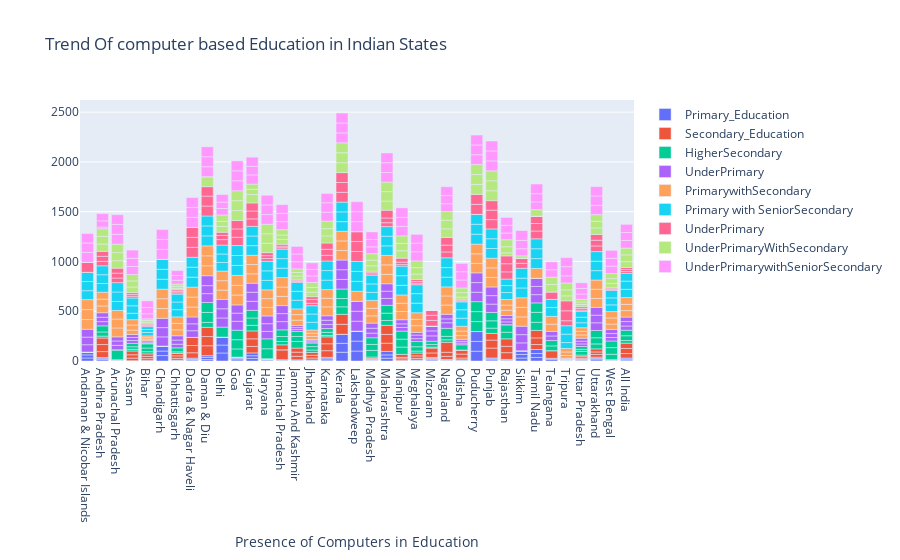

Source (notebook cell):
### Code cell
x = comp1.State_UT

trace_1 = {
    'x':x,
    'y':comp1.Primary_Only,
    'name':'Primary_Education',
    'type':'bar'
};
trace_2 = {
    'x':x,
    'y':comp1.Sec_Only,
    'name':'Secondary_Education',
    'type':'bar'
};
trace_3 = {
    'x':x,
    'y':comp1.HrSec_Only,
    'name':'HigherSecondary',
    'type':'bar',
};
trace_4 = {
    'x':x,
    'y':comp1.Primary_with_U_Primary,
    'name':'UnderPrimary',
    'type':'bar',
};
trace_5 = {
    'x':x,
    'y': comp1.Primary_with_U_Primary_Sec,
    'name':'PrimarywithSecondary',
    'type':'bar',
};
trace_6 = {
    'x':x,
    'y':comp1.Primary_with_U_Primary_Sec_HrSec,
    'name':'Primary with SeniorSecondary',
    'type':'bar'
};
trace_7 = {
    'x':x,
    'y':comp1.U_Primary_Only,
    'name':'UnderPrimary',
    'type':'bar',
};
trace_8 = {
    'x':x,
    'y':comp1.U_Primary_With_Sec,
    'name':'UnderPrimaryWithSecondary',
    'type':'bar'
};
trace_9 = {
    'x':x,
    'y':comp1.U_Primary_With_Sec_HrSec,
    'name':'UnderPrimarywithSeniorSecondary',
    'type':'bar'
};
data = [trace_1,trace_2,trace_3,trace_4,trace_5,trace_6,trace_7,trace_8,trace_9]
layout = {
    'xaxis':{'title':' Presence of Computers in Education'},
    'barmode':'relative',
    'title':'Trend Of computer based Education in Indian States',
}
fig = go.Figure(data = data,layout=layout)

iplot(fig)

### Figure 1 — Plotly figure (JSON) as saved in the notebook; plotly's stock layout.template omitted (floating-point values rounded to 4 significant figures)
{"data": [{"name": "Primary_Education", "type": "bar", "x": ["Andaman & Nicobar Islands", "Andaman & Nicobar Islands", "Andaman & Nicobar Islands", "Andhra Pradesh", "Andhra Pradesh", "Andhra Pradesh", "Arunachal Pradesh", "Arunachal Pradesh", "Arunachal Pradesh", "Assam", "Assam", "Assam", "Bihar", "Bihar", "Bihar", "Chandigarh", "Chandigarh", "Chandigarh", "Chhattisgarh", "Chhattisgarh", "Chhattisgarh", "Dadra & Nagar Haveli", "Dadra & Nagar Haveli", "Dadra & Nagar Haveli", "Daman & Diu", "Daman & Diu", "Daman & Diu", "Delhi", "Delhi", "Delhi", "Goa", "Goa", "Goa", "Gujarat", "Gujarat", "Gujarat", "Haryana", "Haryana", "Haryana", "Himachal Pradesh", "Himachal Pradesh", "Himachal Pradesh", "Jammu And Kashmir", "Jammu And Kashmir", "Jammu And Kashmir", "Jharkhand", "Jharkhand", "Jharkhand", "Karnataka", "Karnataka", "Karnataka", "Kerala", "Kerala", "Kerala", "Lakshadweep", "Lakshadweep", "Lakshadweep", "Madhya Pradesh", "Madhya Pradesh", "Madhya Pradesh", "Maharashtra", "Maharashtra", "Maharashtra", "Manipur", "Manipur", "Manipur", "Meghalaya", "Meghalaya", "Meghalaya", "Mizoram", "Mizoram", "Mizoram", "Nagaland", "Nagaland", "Nagaland", "Odisha", "Odisha", "Odisha", "Puducherry", "Puducherry", "Puducherry", "Punjab", "Punjab", "Punjab", "Rajasthan", "Rajasthan", "Rajasthan", "Sikkim", "Sikkim", "Sikkim", "Tamil Nadu", "Tamil Nadu", "Tamil Nadu", "Telangana", "Telangana", "Tripura", "Tripura", "Tripura", "Uttar Pradesh", "Uttar Pradesh", "Uttar Pradesh", "Uttarakhand", "Uttarakhand", "Uttarakhand", "West Bengal", "West Bengal", "West Bengal", "All India", "All India", "All India"], "y": [30.4, 30.94, 28.44, 12.73, 10.29, 11.47, 4.32, 4.06, 4.06, 1.08, 1.13, 1.18, 1.42, 2.29, 2.37, 54.55, 45.45, 50, 2.64, 3.3, 3.02, 8.84, 7.39, 11.86, 14.55, 21.67, 16.95, 80.55, 79.65, 80.18, 12.02, 13.62, 13.87, 24.74, 28.28, 28.11, 7.43, 7.47, 7.85, 3.75, 4.3, 4.71, 3.6, 3.74, 4.12, 3.1, 3.25, 3.48, 9.94, 13.2, 13.3, 87.96, 89.64, 90.95, 100, 100, 100, 3.33, 3.53, 2.9, 28.6, 32.52, 35.48, 2.13, 1.82, 2.17, 2.97, 3.23, 3.54, 9.21, 8.31, 8.52, 4.98, 4.97, 5.53, 3.91, 3.58, 3.71, 98.56, 98.25, 99.28, 10.64, 10.29, 9.23, 4.51, 5.29, 5.91, 29.92, 35.94, 36.97, 35.51, 39.86, 40.14, 18.17, 9.06, 3.59, 4.36, 4.52, 5.53, 6.43, 6.67, 12.78, 13.17, 12.86, 3.94, 4.55, 4.69, 9.25, 10.32, 10.36]}, {"name": "Secondary_Education", "type": "bar", "x": ["Andaman & Nicobar Islands", "Andaman & Nicobar Islands", "Andaman & Nicobar Islands", "Andhra Pradesh", "Andhra Pradesh", "Andhra Pradesh", "Arunachal Pradesh", "Arunachal Pradesh", "Arunachal Pradesh", "Assam", "Assam", "Assam", "Bihar", "Bihar", "Bihar", "Chandigarh", "Chandigarh", "Chandigarh", "Chhattisgarh", "Chhattisgarh", "Chhattisgarh", "Dadra & Nagar Haveli", "Dadra & Nagar Haveli", "Dadra & Nagar Haveli", "Daman & Diu", "Daman & Diu", "Daman & Diu", "Delhi", "Delhi", "Delhi", "Goa", "Goa", "Goa", "Gujarat", "Gujarat", "Gujarat", "Haryana", "Haryana", "Haryana", "Himachal Pradesh", "Himachal Pradesh", "Himachal Pradesh", "Jammu And Kashmir", "Jammu And Kashmir", "Jammu And Kashmir", "Jharkhand", "Jharkhand", "Jharkhand", "Karnataka", "Karnataka", "Karnataka", "Kerala", "Kerala", "Kerala", "Lakshadweep", "Lakshadweep", "Lakshadweep", "Madhya Pradesh", "Madhya Pradesh", "Madhya Pradesh", "Maharashtra", "Maharashtra", "Maharashtra", "Manipur", "Manipur", "Manipur", "Meghalaya", "Meghalaya", "Meghalaya", "Mizoram", "Mizoram", "Mizoram", "Nagaland", "Nagaland", "Nagaland", "Odisha", "Odisha", "Odisha", "Puducherry", "Puducherry", "Puducherry", "Punjab", "Punjab", "Punjab", "Rajasthan", "Rajasthan", "Rajasthan", "Sikkim", "Sikkim", "Sikkim", "Tamil Nadu", "Tamil Nadu", "Tamil Nadu", "Telangana", "Telangana", "Tripura", "Tripura", "Tripura", "Uttar Pradesh", "Uttar Pradesh", "Uttar Pradesh", "Uttarakhand", "Uttarakhand", "Uttarakhand", "West Bengal", "West Bengal", "West Bengal", "All India", "All India", "All India"], "y": [0, 0, 0, 60, 70.97, 65.22, 0, 0, 0, 25.89, 33.32, 37.77, 17.77, 23.02, 24.19, 0, 0, 0, 17.77, 25.11, 26.11, 54.55, 72.73, 81.82, 100, 92.31, 92.31, 0, 0, 0, 0, 0, 0, 65.19, 76.47, 79.39, 0, 0, 0, 100, 0, 50, 35.29, 41.94, 41.18, 19.67, 27.34, 28.91, 67.04, 69.92, 69.32, 0, 100, 100, 0, 0, 0, 5.88, 9.86, 14.51, 82.24, 88.43, 90.49, 15.91, 14.63, 30, 16.78, 24.78, 28.79, 9.97, 44.75, 48.94, 30.88, 41.67, 100, 18.32, 39.91, 41.13, 0, 0, 0, 100, 80, 66.67, 68, 64, 75, 0, 0, 0, 50, 66.67, 75, 76.47, 0, 0, 0, 0, 9.37, 15.5, 16.23, 27.34, 24.89, 30.64, 0, 0, 0, 44.8, 51.27, 53.05]}, {"name": "HigherSecondary", "type": "bar", "x": ["Andaman & Nicobar Islands", "Andaman & Nicobar Islands", "Andaman & Nicobar Islands", "Andhra Pradesh", "Andhra Pradesh", "Andhra Pradesh", "Arunachal Pradesh", "Arunachal Pradesh", "Arunachal Pradesh", "Assam", "Assam", "Assam", "Bihar", "Bihar", "Bihar", "Chandigarh", "Chandigarh", "Chandigarh", "Chhattisgarh", "Chhattisgarh", "Chhattisgarh", "Dadra & Nagar Haveli", "Dadra & Nagar Haveli", "Dadra & Nagar Haveli", "Daman & Diu", "Daman & Diu", "Daman & Diu", "Delhi", "Delhi", "Delhi", "Goa", "Goa", "Goa", "Gujarat", "Gujarat", "Gujarat", "Haryana", "Haryana", "Haryana", "Himachal Pradesh", "Himachal Pradesh", "Himachal Pradesh", "Jammu And Kashmir", "Jammu And Kashmir", "Jammu And Kashmir", "Jharkhand", "Jharkhand", "Jharkhand", "Karnataka", "Karnataka", "Karnataka", "Kerala", "Kerala", "Kerala", "Lakshadweep", "Lakshadweep", "Lakshadweep", "Madhya Pradesh", "Madhya Pradesh", "Madhya Pradesh", "Maharashtra", "Maharashtra", "Maharashtra", "Manipur", "Manipur", "Manipur", "Meghalaya", "Meghalaya", "Meghalaya", "Mizoram", "Mizoram", "Mizoram", "Nagaland", "Nagaland", "Nagaland", "Odisha", "Odisha", "Odisha", "Puducherry", "Puducherry", "Puducherry", "Punjab", "Punjab", "Punjab", "Rajasthan", "Rajasthan", "Rajasthan", "Sikkim", "Sikkim", "Sikkim", "Tamil Nadu", "Tamil Nadu", "Tamil Nadu", "Telangana", "Telangana", "Tripura", "Tripura", "Tripura", "Uttar Pradesh", "Uttar Pradesh", "Uttar Pradesh", "Uttarakhand", "Uttarakhand", "Uttarakhand", "West Bengal", "West Bengal", "West Bengal", "All India", "All India", "All India"], "y": [0, 0, 0, 19.32, 41.6, 61.43, 100, 0, 0, 16.93, 25.69, 33.62, 22.5, 36.74, 42.08, 0, 0, 0, 0, 14.29, 40, 0, 0, 0, 50, 100, 100, 0, 0, 100, 81.58, 92.94, 95.56, 56.36, 73.54, 77.22, 0, 100, 100, 33.33, 50, 66.67, 66.67, 50, 50, 24.58, 34.38, 36.02, 13.97, 31.38, 37.82, 75.68, 83.64, 95.38, 0, 0, 0, 66.67, 60, 66.67, 49.47, 73.75, 78.35, 73.58, 79.63, 80.6, 20, 43.3, 52.27, 9.73, 27.27, 31.88, 25, 34.78, 80.95, 0, 0, 52.61, 100, 100, 100, 53.42, 73.53, 83.92, 66.67, 75, 0, 0, 0, 0, 81.82, 100, 94.74, 48.03, 53.67, 0, 0, 0, 37.5, 20, 28.57, 50, 61.54, 73.33, 54.55, 66.67, 66.67, 26.65, 47.96, 55.72]}, {"name": "UnderPrimary", "type": "bar", "x": ["Andaman & Nicobar Islands", "Andaman & Nicobar Islands", "Andaman & Nicobar Islands", "Andhra Pradesh", "Andhra Pradesh", "Andhra Pradesh", "Arunachal Pradesh", "Arunachal Pradesh", "Arunachal Pradesh", "Assam", "Assam", "Assam", "Bihar", "Bihar", "Bihar", "Chandigarh", "Chandigarh", "Chandigarh", "Chhattisgarh", "Chhattisgarh", "Chhattisgarh", "Dadra & Nagar Haveli", "Dadra & Nagar Haveli", "Dadra & Nagar Haveli", "Daman & Diu", "Daman & Diu", "Daman & Diu", "Delhi", "Delhi", "Delhi", "Goa", "Goa", "Goa", "Gujarat", "Gujarat", "Gujarat", "Haryana", "Haryana", "Haryana", "Himachal Pradesh", "Himachal Pradesh", "Himachal Pradesh", "Jammu And Kashmir", "Jammu And Kashmir", "Jammu And Kashmir", "Jharkhand", "Jharkhand", "Jharkhand", "Karnataka", "Karnataka", "Karnataka", "Kerala", "Kerala", "Kerala", "Lakshadweep", "Lakshadweep", "Lakshadweep", "Madhya Pradesh", "Madhya Pradesh", "Madhya Pradesh", "Maharashtra", "Maharashtra", "Maharashtra", "Manipur", "Manipur", "Manipur", "Meghalaya", "Meghalaya", "Meghalaya", "Mizoram", "Mizoram", "Mizoram", "Nagaland", "Nagaland", "Nagaland", "Odisha", "Odisha", "Odisha", "Puducherry", "Puducherry", "Puducherry", "Punjab", "Punjab", "Punjab", "Rajasthan", "Rajasthan", "Rajasthan", "Sikkim", "Sikkim", "Sikkim", "Tamil Nadu", "Tamil Nadu", "Tamil Nadu", "Telangana", "Telangana", "Tripura", "Tripura", "Tripura", "Uttar Pradesh", "Uttar Pradesh", "Uttar Pradesh", "Uttarakhand", "Uttarakhand", "Uttarakhand", "West Bengal", "West Bengal", "West Bengal", "All India", "All India", "All India"], "y": [73.68, 76.54, 78.57, 42.72, 44.15, 44.81, 45.05, 43.83, 41.2, 29.12, 30.75, 29.69, 7.61, 11.15, 12.87, 92.31, 93.1, 93.1, 36.63, 41.44, 43.42, 66.94, 69.29, 68.75, 88.89, 80, 100, 91.82, 92.41, 93.81, 89.66, 81.82, 82.19, 90.44, 90.99, 90.76, 74.87, 77.03, 77.72, 82.75, 80.51, 80.58, 18.94, 19.8, 20.62, 10.89, 12.14, 13.09, 40.01, 43.71, 44.75, 96.61, 97.21, 97.12, 100, 100, 100, 46.61, 49.5, 51.23, 69.2, 72.86, 74.64, 36.23, 36.6, 41.38, 28.57, 36.18, 27.32, 53.92, 49.87, 48.59, 55.35, 38.84, 46.44, 17.07, 18.47, 19.44, 94.74, 96.84, 97.67, 83.96, 84.88, 87.18, 28.78, 31.02, 32.75, 79.4, 82.28, 84.93, 82.59, 82.42, 82.12, 46.08, 45.75, 4.33, 5.06, 5.95, 25.63, 27.71, 29.88, 77.16, 76.76, 78.03, 34.84, 39.79, 41.56, 42.14, 44.39, 45.46]}, {"name": "PrimarywithSecondary", "type": "bar", "x": ["Andaman & Nicobar Islands", "Andaman & Nicobar Islands", "Andaman & Nicobar Islands", "Andhra Pradesh", "Andhra Pradesh", "Andhra Pradesh", "Arunachal Pradesh", "Arunachal Pradesh", "Arunachal Pradesh", "Assam", "Assam", "Assam", "Bihar", "Bihar", "Bihar", "Chandigarh", "Chandigarh", "Chandigarh", "Chhattisgarh", "Chhattisgarh", "Chhattisgarh", "Dadra & Nagar Haveli", "Dadra & Nagar Haveli", "Dadra & Nagar Haveli", "Daman & Diu", "Daman & Diu", "Daman & Diu", "Delhi", "Delhi", "Delhi", "Goa", "Goa", "Goa", "Gujarat", "Gujarat", "Gujarat", "Haryana", "Haryana", "Haryana", "Himachal Pradesh", "Himachal Pradesh", "Himachal Pradesh", "Jammu And Kashmir", "Jammu And Kashmir", "Jammu And Kashmir", "Jharkhand", "Jharkhand", "Jharkhand", "Karnataka", "Karnataka", "Karnataka", "Kerala", "Kerala", "Kerala", "Lakshadweep", "Lakshadweep", "Lakshadweep", "Madhya Pradesh", "Madhya Pradesh", "Madhya Pradesh", "Maharashtra", "Maharashtra", "Maharashtra", "Manipur", "Manipur", "Manipur", "Meghalaya", "Meghalaya", "Meghalaya", "Mizoram", "Mizoram", "Mizoram", "Nagaland", "Nagaland", "Nagaland", "Odisha", "Odisha", "Odisha", "Puducherry", "Puducherry", "Puducherry", "Punjab", "Punjab", "Punjab", "Rajasthan", "Rajasthan", "Rajasthan", "Sikkim", "Sikkim", "Sikkim", "Tamil Nadu", "Tamil Nadu", "Tamil Nadu", "Telangana", "Telangana", "Tripura", "Tripura", "Tripura", "Uttar Pradesh", "Uttar Pradesh", "Uttar Pradesh", "Uttarakhand", "Uttarakhand", "Uttarakhand", "West Bengal", "West Bengal", "West Bengal", "All India", "All India", "All India"], "y": [97.92, 100, 100, 68.18, 68.38, 69.92, 89.11, 89.62, 86.16, 44.8, 50.5, 53.37, 14.94, 15.39, 17.97, 98.57, 98.55, 95.71, 59.14, 64.96, 65.37, 100, 100, 100, 100, 100, 100, 93.82, 94.38, 96.54, 99.35, 97.11, 100, 93.98, 93.74, 92.21, 86.07, 87.93, 88.58, 92.28, 93.88, 94.88, 54.55, 55.51, 57.37, 30.52, 31.59, 32.44, 89.17, 86.25, 87.54, 95.54, 96.4, 96.59, 0, 0, 100, 72.89, 76.23, 78.94, 94.48, 94.93, 95.32, 82.31, 83.12, 83.29, 67.44, 63.16, 66.36, 0, 0, 0, 92.93, 90.85, 91.29, 36.98, 46.18, 47.74, 95.6, 95.65, 96.99, 95.34, 96.53, 97.16, 53.79, 50.58, 56.17, 93.6, 95.56, 96.32, 0, 0, 98.6, 72.62, 78.65, 27.3, 35.81, 34.91, 32.81, 36.18, 36.18, 90.07, 92.72, 92.07, 54.02, 61.28, 63.91, 64.69, 62.66, 68.67]}, {"name": "Primary with SeniorSecondary", "type": "bar", "x": ["Andaman & Nicobar Islands", "Andaman & Nicobar Islands", "Andaman & Nicobar Islands", "Andhra Pradesh", "Andhra Pradesh", "Andhra Pradesh", "Arunachal Pradesh", "Arunachal Pradesh", "Arunachal Pradesh", "Assam", "Assam", "Assam", "Bihar", "Bihar", "Bihar", "Chandigarh", "Chandigarh", "Chandigarh", "Chhattisgarh", "Chhattisgarh", "Chhattisgarh", "Dadra & Nagar Haveli", "Dadra & Nagar Haveli", "Dadra & Nagar Haveli", "Daman & Diu", "Daman & Diu", "Daman & Diu", "Delhi", "Delhi", "Delhi", "Goa", "Goa", "Goa", "Gujarat", "Gujarat", "Gujarat", "Haryana", "Haryana", "Haryana", "Himachal Pradesh", "Himachal Pradesh", "Himachal Pradesh", "Jammu And Kashmir", "Jammu And Kashmir", "Jammu And Kashmir", "Jharkhand", "Jharkhand", "Jharkhand", "Karnataka", "Karnataka", "Karnataka", "Kerala", "Kerala", "Kerala", "Lakshadweep", "Lakshadweep", "Lakshadweep", "Madhya Pradesh", "Madhya Pradesh", "Madhya Pradesh", "Maharashtra", "Maharashtra", "Maharashtra", "Manipur", "Manipur", "Manipur", "Meghalaya", "Meghalaya", "Meghalaya", "Mizoram", "Mizoram", "Mizoram", "Nagaland", "Nagaland", "Nagaland", "Odisha", "Odisha", "Odisha", "Puducherry", "Puducherry", "Puducherry", "Punjab", "Punjab", "Punjab", "Rajasthan", "Rajasthan", "Rajasthan", "Sikkim", "Sikkim", "Sikkim", "Tamil Nadu", "Tamil Nadu", "Tamil Nadu", "Telangana", "Telangana", "Tripura", "Tripura", "Tripura", "Uttar Pradesh", "Uttar Pradesh", "Uttar Pradesh", "Uttarakhand", "Uttarakhand", "Uttarakhand", "West Bengal", "West Bengal", "West Bengal", "All India", "All India", "All India"], "y": [89.74, 92.11, 92.5, 86.99, 88.46, 89.47, 90.63, 95.24, 94.03, 64.75, 75, 78.23, 35.15, 28.91, 29, 100, 100, 100, 72.35, 76.93, 79.3, 100, 100, 100, 100, 100, 100, 86.61, 84.91, 89.69, 100, 100, 100, 96.98, 97.15, 96.94, 94.8, 95.74, 96.01, 94.83, 95.58, 95.75, 87.03, 89.38, 90.12, 77.61, 82.92, 82.93, 94.92, 96.12, 96.2, 97.23, 97.87, 98.16, 100, 100, 100, 80.74, 84.99, 87.7, 96.11, 96.61, 96.72, 96.55, 96.81, 96, 96.15, 95.65, 89.66, 0, 0, 0, 97.75, 95.92, 98.1, 80.99, 84.96, 78.98, 100, 100, 100, 97.2, 98.06, 98.65, 70.33, 69.82, 65.61, 98.65, 98.77, 98.75, 98.96, 99.21, 99.85, 88.64, 81.29, 59.63, 84.15, 84.55, 49.98, 55.9, 56.49, 94.2, 94.78, 96.51, 67.19, 70.27, 75.71, 82.67, 81.96, 79.06]}, {"name": "UnderPrimary", "type": "bar", "x": ["Andaman & Nicobar Islands", "Andaman & Nicobar Islands", "Andaman & Nicobar Islands", "Andhra Pradesh", "Andhra Pradesh", "Andhra Pradesh", "Arunachal Pradesh", "Arunachal Pradesh", "Arunachal Pradesh", "Assam", "Assam", "Assam", "Bihar", "Bihar", "Bihar", "Chandigarh", "Chandigarh", "Chandigarh", "Chhattisgarh", "Chhattisgarh", "Chhattisgarh", "Dadra & Nagar Haveli", "Dadra & Nagar Haveli", "Dadra & Nagar Haveli", "Daman & Diu", "Daman & Diu", "Daman & Diu", "Delhi", "Delhi", "Delhi", "Goa", "Goa", "Goa", "Gujarat", "Gujarat", "Gujarat", "Haryana", "Haryana", "Haryana", "Himachal Pradesh", "Himachal Pradesh", "Himachal Pradesh", "Jammu And Kashmir", "Jammu And Kashmir", "Jammu And Kashmir", "Jharkhand", "Jharkhand", "Jharkhand", "Karnataka", "Karnataka", "Karnataka", "Kerala", "Kerala", "Kerala", "Lakshadweep", "Lakshadweep", "Lakshadweep", "Madhya Pradesh", "Madhya Pradesh", "Madhya Pradesh", "Maharashtra", "Maharashtra", "Maharashtra", "Manipur", "Manipur", "Manipur", "Meghalaya", "Meghalaya", "Meghalaya", "Mizoram", "Mizoram", "Mizoram", "Nagaland", "Nagaland", "Nagaland", "Odisha", "Odisha", "Odisha", "Puducherry", "Puducherry", "Puducherry", "Punjab", "Punjab", "Punjab", "Rajasthan", "Rajasthan", "Rajasthan", "Sikkim", "Sikkim", "Sikkim", "Tamil Nadu", "Tamil Nadu", "Tamil Nadu", "Telangana", "Telangana", "Tripura", "Tripura", "Tripura", "Uttar Pradesh", "Uttar Pradesh", "Uttar Pradesh", "Uttarakhand", "Uttarakhand", "Uttarakhand", "West Bengal", "West Bengal", "West Bengal", "All India", "All India", "All India"], "y": [0, 100, 0, 45.45, 50, 50, 46.51, 48.78, 50, 18.29, 18.1, 18.09, 10.79, 11.65, 11.64, 0, 0, 0, 13.04, 14.7, 14.72, 100, 100, 100, 100, 100, 94.74, 55.26, 42.11, 31.43, 83.33, 83.33, 84.62, 75.23, 79.08, 80.74, 27.69, 28.75, 30.58, 14.38, 15.85, 18.71, 8.82, 11.19, 11.28, 24.39, 40, 27.07, 56.96, 60.24, 63.52, 98.66, 98.63, 98.93, 100, 100, 100, 13.04, 13.15, 13.33, 38.75, 47.75, 77.89, 15.87, 24.59, 39.68, 15.63, 18.12, 19.8, 56.86, 51.83, 52.41, 59.09, 68.83, 76.92, 8.24, 9.19, 9.28, 0, 100, 100, 93.48, 95.36, 94.97, 72.31, 81.57, 78.51, 50, 50, 0, 78.13, 75.65, 73.39, 75, 0, 50, 100, 100, 14.75, 16.64, 17.15, 57.03, 57.34, 57.33, 7.93, 9.32, 9.97, 18.22, 19.4, 19.78]}, {"name": "UnderPrimaryWithSecondary", "type": "bar", "x": ["Andaman & Nicobar Islands", "Andaman & Nicobar Islands", "Andaman & Nicobar Islands", "Andhra Pradesh", "Andhra Pradesh", "Andhra Pradesh", "Arunachal Pradesh", "Arunachal Pradesh", "Arunachal Pradesh", "Assam", "Assam", "Assam", "Bihar", "Bihar", "Bihar", "Chandigarh", "Chandigarh", "Chandigarh", "Chhattisgarh", "Chhattisgarh", "Chhattisgarh", "Dadra & Nagar Haveli", "Dadra & Nagar Haveli", "Dadra & Nagar Haveli", "Daman & Diu", "Daman & Diu", "Daman & Diu", "Delhi", "Delhi", "Delhi", "Goa", "Goa", "Goa", "Gujarat", "Gujarat", "Gujarat", "Haryana", "Haryana", "Haryana", "Himachal Pradesh", "Himachal Pradesh", "Himachal Pradesh", "Jammu And Kashmir", "Jammu And Kashmir", "Jammu And Kashmir", "Jharkhand", "Jharkhand", "Jharkhand", "Karnataka", "Karnataka", "Karnataka", "Kerala", "Kerala", "Kerala", "Lakshadweep", "Lakshadweep", "Lakshadweep", "Madhya Pradesh", "Madhya Pradesh", "Madhya Pradesh", "Maharashtra", "Maharashtra", "Maharashtra", "Manipur", "Manipur", "Manipur", "Meghalaya", "Meghalaya", "Meghalaya", "Mizoram", "Mizoram", "Mizoram", "Nagaland", "Nagaland", "Nagaland", "Odisha", "Odisha", "Odisha", "Puducherry", "Puducherry", "Puducherry", "Punjab", "Punjab", "Punjab", "Rajasthan", "Rajasthan", "Rajasthan", "Sikkim", "Sikkim", "Sikkim", "Tamil Nadu", "Tamil Nadu", "Tamil Nadu", "Telangana", "Telangana", "Tripura", "Tripura", "Tripura", "Uttar Pradesh", "Uttar Pradesh", "Uttar Pradesh", "Uttarakhand", "Uttarakhand", "Uttarakhand", "West Bengal", "West Bengal", "West Bengal", "All India", "All India", "All India"], "y": [0, 0, 0, 73.23, 76.59, 77.08, 75, 81.58, 84.62, 56.01, 61.4, 64.06, 12.25, 15.14, 17.07, 0, 0, 0, 16.55, 20.5, 20.86, 0, 0, 0, 100, 0, 0, 58.46, 51.28, 64.1, 100, 99.08, 100, 84.82, 52, 52.41, 94.06, 95, 95.82, 50, 42.82, 53.51, 32.58, 35.22, 36.47, 45.03, 48.17, 50.15, 70.74, 73.54, 75.66, 99.67, 100, 99.73, 0, 0, 0, 54.24, 57.14, 64.44, 91.96, 94.64, 95.49, 74.83, 73.68, 75.16, 53.59, 64.38, 68.21, 0, 0, 0, 86.43, 86.45, 87.71, 21.12, 44.54, 46.96, 100, 100, 100, 99.84, 99.84, 99.84, 30.67, 61.55, 70.1, 0, 0, 25, 0, 0, 64.72, 75.16, 73.94, 50, 60, 70, 22.71, 25.27, 26.81, 66.4, 67.08, 65.7, 42.04, 49.07, 50.49, 59.25, 68.11, 68.4]}, {"name": "UnderPrimarywithSeniorSecondary", "type": "bar", "x": ["Andaman & Nicobar Islands", "Andaman & Nicobar Islands", "Andaman & Nicobar Islands", "Andhra Pradesh", "Andhra Pradesh", "Andhra Pradesh", "Arunachal Pradesh", "Arunachal Pradesh", "Arunachal Pradesh", "Assam", "Assam", "Assam", "Bihar", "Bihar", "Bihar", "Chandigarh", "Chandigarh", "Chandigarh", "Chhattisgarh", "Chhattisgarh", "Chhattisgarh", "Dadra & Nagar Haveli", "Dadra & Nagar Haveli", "Dadra & Nagar Haveli", "Daman & Diu", "Daman & Diu", "Daman & Diu", "Delhi", "Delhi", "Delhi", "Goa", "Goa", "Goa", "Gujarat", "Gujarat", "Gujarat", "Haryana", "Haryana", "Haryana", "Himachal Pradesh", "Himachal Pradesh", "Himachal Pradesh", "Jammu And Kashmir", "Jammu And Kashmir", "Jammu And Kashmir", "Jharkhand", "Jharkhand", "Jharkhand", "Karnataka", "Karnataka", "Karnataka", "Kerala", "Kerala", "Kerala", "Lakshadweep", "Lakshadweep", "Lakshadweep", "Madhya Pradesh", "Madhya Pradesh", "Madhya Pradesh", "Maharashtra", "Maharashtra", "Maharashtra", "Manipur", "Manipur", "Manipur", "Meghalaya", "Meghalaya", "Meghalaya", "Mizoram", "Mizoram", "Mizoram", "Nagaland", "Nagaland", "Nagaland", "Odisha", "Odisha", "Odisha", "Puducherry", "Puducherry", "Puducherry", "Punjab", "Punjab", "Punjab", "Rajasthan", "Rajasthan", "Rajasthan", "Sikkim", "Sikkim", "Sikkim", "Tamil Nadu", "Tamil Nadu", "Tamil Nadu", "Telangana", "Telangana", "Tripura", "Tripura", "Tripura", "Uttar Pradesh", "Uttar Pradesh", "Uttar Pradesh", "Uttarakhand", "Uttarakhand", "Uttarakhand", "West Bengal", "West Bengal", "West Bengal", "All India", "All India", "All India"], "y": [100, 94.74, 94.74, 17.07, 62.22, 72.41, 98, 100, 98.11, 80.48, 82.18, 82.53, 51.25, 62.5, 66.3, 100, 100, 100, 39.24, 47.39, 50, 100, 100, 100, 100, 100, 100, 65.09, 63.94, 75.78, 100, 100, 100, 92.27, 86.47, 91.82, 97.39, 96.9, 97.09, 81.13, 82.56, 88.19, 71.43, 78.13, 75.79, 65.48, 65.24, 64.86, 89.55, 94.74, 93.22, 99.64, 99.61, 99.71, 100, 100, 100, 69, 74.24, 75.82, 96.48, 97.93, 98.3, 95.45, 91.3, 95.45, 91.25, 87.5, 87.1, 0, 0, 0, 77.78, 81.82, 89.13, 80.43, 83.02, 83.33, 98.11, 98.08, 100, 100, 99.83, 99.77, 67.62, 76.9, 79.34, 71.43, 83.33, 100, 79.24, 81.61, 97.49, 74.37, 79.27, 71.64, 91.18, 91.18, 53.22, 56.17, 56.03, 93.63, 94.39, 94, 74.34, 78.72, 79.93, 76.5, 79.86, 82.04]}], "layout": {"barmode": "relative", "title": {"text": "Trend Of computer based Education in Indian States"}, "xaxis": {"title": {"text": " Presence of Computers in Education"}}}}
